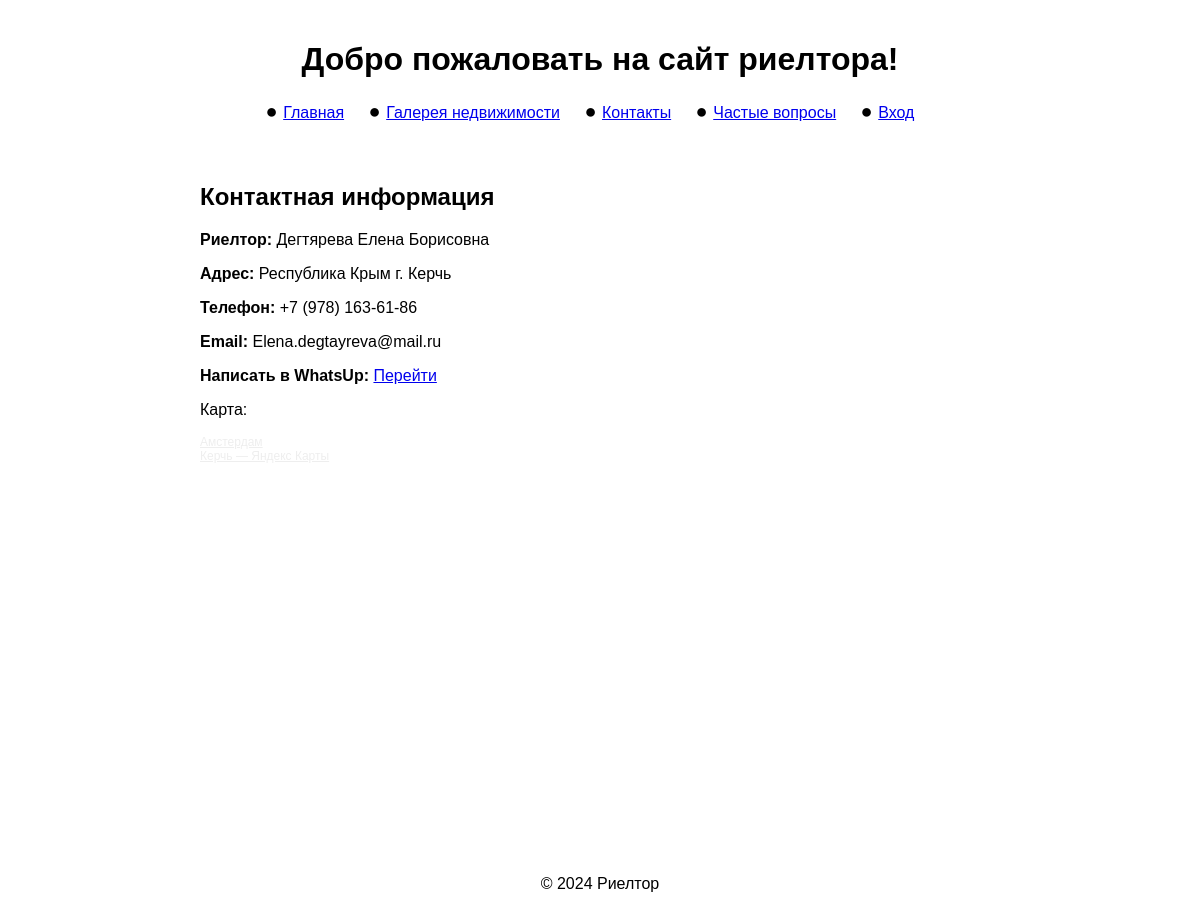
/contacts/, run on the app's committed database.
### rieltor/models.py (models this page shows, shortened)
class CompanyInfo(models.Model):
    name = models.CharField(max_length=200, verbose_name="Название компании")
    address = models.CharField(max_length=300, verbose_name="Адрес")
    phone = models.CharField(max_length=20, verbose_name="Телефон")
    email = models.EmailField(verbose_name="Email")
    whatsup = models.URLField(blank=True, null=True, verbose_name="Ссылка на WhatsUp")
    class Meta:
        verbose_name = "Информация о компании"
        verbose_name_plural = "Информация о компании"

### rieltor/views.py (the view)
# urls.py: path('contacts/', views.contacts,name='contacts'), # Контакты
def contacts(request):
    company_info = CompanyInfo.objects.first()
    return render(request, 'rieltor/contacts.html', {'company_info': company_info})

### rieltor/templates/rieltor/contacts.html (shortened to what this page needs)
{% extends 'rieltor/base.html' %}
{% block content  %}
<div class="review-section">
    <h2>Контактная информация</h2>
    {% if company_info %}
    <p><strong>Риелтор:</strong> {{ company_info.name }}</p>
    <p><strong>Адрес:</strong> {{ company_info.address }}</p>
    <p><strong>Телефон:</strong> {{ company_info.phone }}</p>
    <p><strong>Email:</strong> {{ company_info.email }}</p>
    {% if company_info.whatsup %}
    <p><strong>Написать в WhatsUp:</strong> <a href="{{ company_info.whatsup }}" target="_blank">Перейти</a></p>
    {% endif %}
    {% else %}
    <p>Информация о компании не доступна.</p>
    {% endif %}
    <p>Карта:</p>
    <div style="position:relative;overflow:hidden;"><a
            href="https://yandex.eu/maps/10466/amsterdam/?utm_medium=mapframe&utm_source=maps"
            style="color:#eee;font-size:12px;position:absolute;top:0px;">Амстердам</a><a
            href="https://yandex.eu/maps/geo/kerch/1444533085/?ll=36.498272%2C45.303110&utm_medium=mapframe&utm_source=maps&z=12.27"
            style="color:#eee;font-size:12px;position:absolute;top:14px;">Керчь — Яндекс Карты</a>
        <iframe src="https://yandex.com/map-widget/v1/?ll=36.498272%2C45.303110&mode=search&ol=geo&ouri=ymapsbm1%3A%2F%2Fgeo%3Fdata%3DCgoxNDQ0NTMzMDg1EkrQo9C60YDQsNGX0L3QsCwg0JDQstGC0L7QvdC-0LzQvdCwINCg0LXRgdC_0YPQsdC70ZbQutCwINCa0YDQuNC8LCDQmtC10YDRhyIKDZneEUIVxWw1Qg%2C%2C&z=12.27"
                width="100%" height="400" frameborder="0" allowfullscreen="true" style="border: none;"></iframe>
    </div>
</div>
{% endblock %}

### rieltor/static/rieltor/styles.css (style rules this page uses)
body { font-family: Arial, sans-serif; margin: 0; padding: 0; box-sizing: border-box; }
.review-section { padding: 20px; max-width: 800px; margin: auto; }

### data on the page
CompanyInfo: name "Дегтярева Елена Борисовна", address "Республика Крым г. Керчь", phone "+7 (978) 163-61-86", email "Elena.degtayreva@mail.ru"
